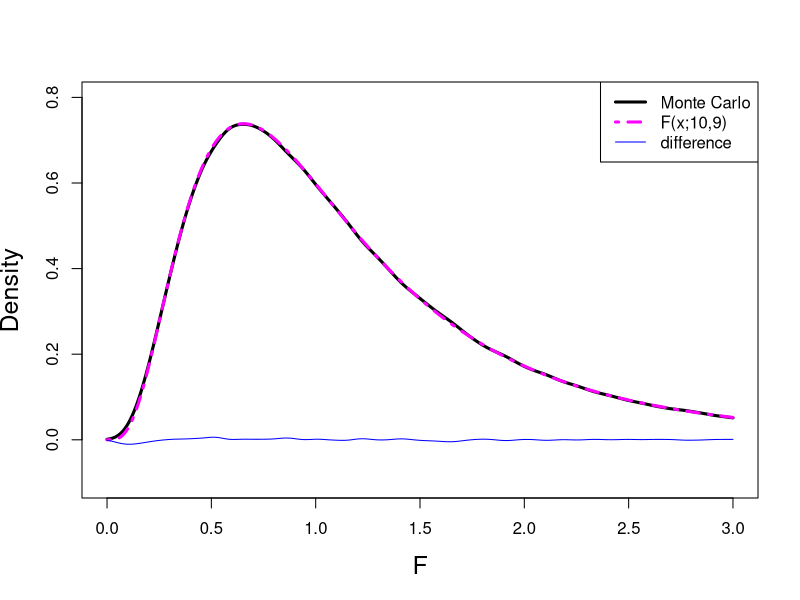

The R script that drew this image:
print('file: MC-F-PDFs-VRTnormal.R')
# variance ratio test for sampling from normal PDFs (Monte Carlo simulation)
# purpose: Estimate PDF of F with Monte Carlo simulations under the assumption that
#          the samples stem from normal PDFs with different means, however, equal variances
set.seed(1953) # set seed for random number generators
m=11; n=10 #   sample sizes
my.Fsimulation=function(){ # generate random samples from discrete uniform PD
  z1=rnorm(m,mean=1,sd=1.5); z2=rnorm(n,mean=2,sd=1.5); F.stats = var(z1)/var(z2)}
Fstat.vector=replicate(1e6,my.Fsimulation())
out = density(Fstat.vector,from=0,to=3)  # note: specify the range for density estimation
xd = out$x; yd = out$y; yF = df(xd,df1=m-1,df2=n-1); d = yF-yd
sflag = 1
if(sflag == 1) {
  # png('VartestuniformPDnorm170704.png',width=16,height=12,units='cm',res=300)
  plot(xd,yd,type='l',xlim=c(0,3),ylim=c(-0.1,0.8),lwd=3,main='',xlab='F',
       ylab='Density',col='black',cex.lab=1.5)
  lines(xd,yF,col='magenta',lwd=3,lty=4)
  lines(xd,d,col='blue',lty=1)
  legend('topright',c('Monte Carlo','F(x;10,9)','difference'),lwd=c(3,3,1),
         col=c('black','magenta','blue'),lty=c(1,4,1))
  # dev.off()
}
